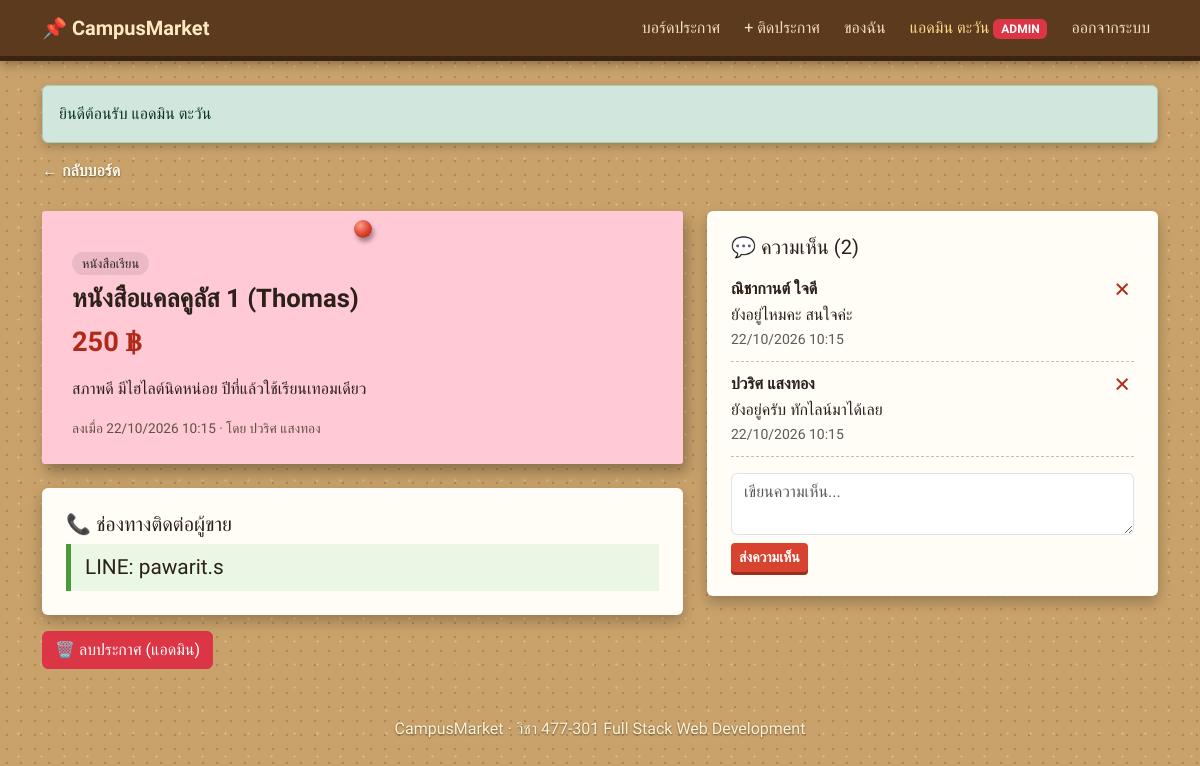
The app's page /listing_view.php?id=1 (signed in) with its own data.
### tables this page shows
CREATE TABLE listings (
  id           INT AUTO_INCREMENT PRIMARY KEY,
  user_id      INT NOT NULL,                               
  title        VARCHAR(150) NOT NULL,                      
  description  TEXT NOT NULL,                              
  price        DECIMAL(10,2) NOT NULL,                     
  category     VARCHAR(50) NOT NULL,                       
  status       ENUM('selling','sold') NOT NULL DEFAULT 'selling',   
  created_at   TIMESTAMP DEFAULT CURRENT_TIMESTAMP,
  FOREIGN KEY (user_id) REFERENCES users(id) ON DELETE CASCADE
);

CREATE TABLE users (
  id          INT AUTO_INCREMENT PRIMARY KEY,
  name        VARCHAR(100) NOT NULL,                       
  student_id  VARCHAR(15)  NOT NULL,                       
  email       VARCHAR(120) NOT NULL UNIQUE,                
  password    VARCHAR(255) NOT NULL,                       
  contact     VARCHAR(100) NOT NULL,                       
  role        ENUM('member','admin') NOT NULL DEFAULT 'member',   
  created_at  TIMESTAMP DEFAULT CURRENT_TIMESTAMP
);

CREATE TABLE comments (
  id          INT AUTO_INCREMENT PRIMARY KEY,
  listing_id  INT NOT NULL,                                
  user_id     INT NOT NULL,                                
  body        VARCHAR(500) NOT NULL,                       
  created_at  TIMESTAMP DEFAULT CURRENT_TIMESTAMP,
  FOREIGN KEY (listing_id) REFERENCES listings(id) ON DELETE CASCADE,
  FOREIGN KEY (user_id)    REFERENCES users(id)    ON DELETE CASCADE
);

### config.php (called while the page is built, shortened)
<?php
function e($text) {
    return htmlspecialchars($text, ENT_QUOTES, 'UTF-8');
}
function is_login() {
    return isset($_SESSION['user']);
}
function is_admin() {
    return is_login() && $_SESSION['user']['role'] === 'admin';
}

### listing_view.php (the view, shortened to what this page needs)
<?php
require 'config.php';
$id = (int)($_GET['id'] ?? 0);
$stmt = $pdo->prepare(
    "SELECT l.*, u.name AS seller, u.contact
     FROM listings l JOIN users u ON l.user_id = u.id
     WHERE l.id = ?");
$stmt->execute([$id]);
$l = $stmt->fetch(PDO::FETCH_ASSOC);
$stmt = $pdo->prepare(
    "SELECT c.*, u.name FROM comments c
     JOIN users u ON c.user_id = u.id
     WHERE c.listing_id = ? ORDER BY c.created_at ASC");
$stmt->execute([$id]);
$comments = $stmt->fetchAll(PDO::FETCH_ASSOC);
$is_owner = is_login() && $_SESSION['user']['id'] == $l['user_id'];
include 'header.php';
?>
<a href="index.php" class="back-link">← กลับบอร์ด</a>
<div class="row g-4 mt-1">
  <div class="col-lg-7">
    <div class="note note-<?= $l['id'] % 4 ?> note-big <?= $l['status'] === 'sold' ? 'is-sold' : '' ?>">
      <span class="pin"></span>
      <span class="note-cat"><?= e($l['category']) ?></span>
      <h2><?= e($l['title']) ?></h2>
      <div class="note-price"><?= number_format($l['price']) ?> ฿</div>
      <p class="note-desc"><?= nl2br(e($l['description'])) ?></p>
      <div class="note-meta">ลงเมื่อ <?= date('d/m/Y H:i', strtotime($l['created_at'])) ?> · โดย <?= e($l['seller']) ?></div>
    </div>
    <div class="paper-card mt-4">
      <h5>📞 ช่องทางติดต่อผู้ขาย</h5>
      <?php if (is_login()): ?>
        <p class="contact-box mb-0"><?= e($l['contact']) ?></p>
      <?php else: ?>
        <p class="mb-0">กรุณา <a href="login.php">เข้าสู่ระบบ</a> เพื่อดูช่องทางติดต่อ</p>
      <?php endif; ?>
    </div>
    <?php if ($is_owner || is_admin()): ?>
      <div class="d-flex flex-wrap gap-2 mt-3">
        <form method="post" action="listing_delete.php" onsubmit="return confirm('ยืนยันลบประกาศนี้?')">
          <button class="btn btn-danger">
            🗑️ ลบประกาศ<?= (!$is_owner && is_admin()) ? ' (แอดมิน)' : '' ?>
          </button>
        </form>
      </div>
    <?php endif; ?>
  </div>
  <div class="col-lg-5">
    <div class="paper-card">
      <h5>💬 ความเห็น (<?= count($comments) ?>)</h5>
      <?php foreach ($comments as $c): ?>
        <div class="comment">
          <div class="d-flex justify-content-between">
            <strong><?= e($c['name']) ?></strong>
            <?php if (is_admin() || (is_login() && $_SESSION['user']['id'] == $c['user_id'])): ?>
              <form method="post" action="comment_delete.php" onsubmit="return confirm('ลบความเห็นนี้?')">
                <button class="btn-x" title="ลบ">✕</button>
              </form>
            <?php endif; ?>
          </div>
          <div><?= e($c['body']) ?></div>
          <small class="text-muted"><?= date('d/m/Y H:i', strtotime($c['created_at'])) ?></small>
        </div>
      <?php endforeach; ?>
      <?php if (is_login()): ?>
        <form method="post" action="comment_add.php" class="mt-3">
          <textarea class="form-control mb-2" name="body" rows="2" maxlength="500" placeholder="เขียนความเห็น..." required></textarea>
          <button class="btn btn-pin btn-sm">ส่งความเห็น</button>
        </form>
      <?php else: ?>
        <p class="mt-3 mb-0"><a href="login.php">เข้าสู่ระบบ</a> เพื่อแสดงความเห็น</p>
      <?php endif; ?>
    </div>
  </div>
</div>
<?php include 'footer.php'; ?>

### style.css (style rules this page uses)
:root { --cork: #c9a26b; --cork-dark: #a67c47; --wood: #5b3a1e; --pin: #d8432f; --ink: #2b2118; }
body { font-family: 'Sarabun', sans-serif; color: var(--ink); background-color: var(--cork); background-image: radial-gradient(rgba(90,55,20,.25) 1.2px, transparent 1.6px), radial-gradient(rgba(255,240,210,.25) 1px, transparent 1.4px); background-size: 14px 14px, 23px 23px; background-position: 0 0, 7px 9px; min-height: 100vh; }
h1, h2, h3, h5, .brand { font-family: 'Mali', cursive; }
.btn-pin { background: var(--pin); color: #fff; border: none; font-weight: 600; box-shadow: 0 3px 0 #9e2b1b; }
.paper-card { background: #fffdf5; border-radius: 6px; padding: 24px; box-shadow: 0 6px 14px rgba(0,0,0,.25); position: relative; }
.note { display: block; position: relative; padding: 34px 22px 20px; min-height: 190px; color: var(--ink); text-decoration: none; border-radius: 3px; box-shadow: 4px 8px 14px rgba(0,0,0,.3); transition: transform .2s; }
.note-1 { background: #ffc9d6; transform: rotate(1.3deg); }
.note-big { transform: rotate(0deg) !important; padding: 40px 30px 26px; }
.pin { position: absolute; top: 9px; left: 50%; width: 18px; height: 18px; margin-left: -9px; border-radius: 50%; background: radial-gradient(circle at 35% 30%, #ff9a88, var(--pin) 55%, #8f2314); box-shadow: 2px 4px 4px rgba(0,0,0,.35); }
.note h2, .note h3 { font-size: 1.2rem; font-weight: 700; margin: 8px 0; }
.note h2 { font-size: 1.6rem; }
.note-cat { display: inline-block; font-size: .8rem; background: rgba(0,0,0,.08); padding: 2px 10px; border-radius: 20px; }
.note-price { font-family: 'Mali', cursive; font-size: 1.7rem; font-weight: 700; color: #b02a18; }
.note-meta { font-size: .85rem; color: #5f5240; margin-top: 10px; }
.note-desc { margin-top: 12px; line-height: 1.7; }
.contact-box { font-family: 'Mali', cursive; font-size: 1.3rem; background: #eaf7e4; border-left: 5px solid #4a9b3a; padding: 8px 14px; }
.comment { border-bottom: 1px dashed #cdbfa5; padding: 10px 0; }
.btn-x { border: none; background: none; color: #b02a18; font-weight: 700; }
.back-link { color: #fff8e6; text-decoration: none; font-weight: 600; text-shadow: 0 1px 2px rgba(0,0,0,.5); }

### records on screen
listings: category "หนังสือเรียน", title "หนังสือแคลคูลัส 1 (Thomas)", price "250", description "สภาพดี มีไฮไลต์นิดหน่อย ปีที่แล้วใช้เรียนเทอมเดียว", created_at "22/10/2026 10:15", user.name "ปวริศ แสงทอง", user.contact "LINE: pawarit.s"
comments: user.name "ณิชากานต์ ใจดี", body "ยังอยู่ไหมคะ สนใจค่ะ", created_at "22/10/2026 10:15"
comments: user.name "ปวริศ แสงทอง", body "ยังอยู่ครับ ทักไลน์มาได้เลย", created_at "22/10/2026 10:15"

### other values on screen
$_SESSION['user']['name'] "แอดมิน ตะวัน"
$f['msg'] "ยินดีต้อนรับ แอดมิน ตะวัน"
count($comments) "2"
